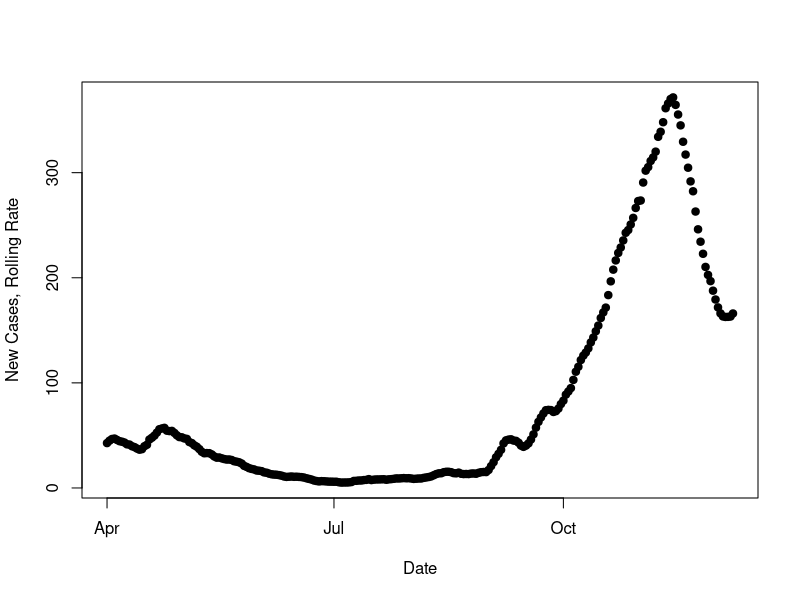
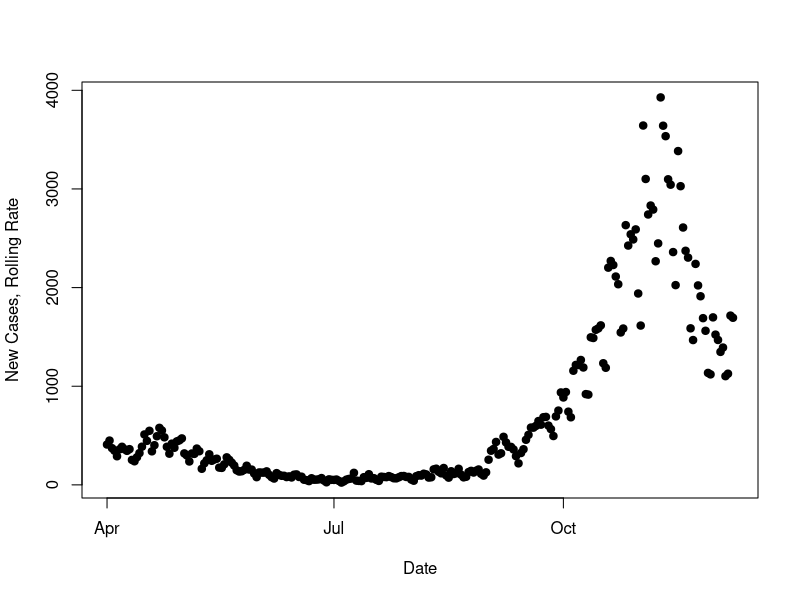

Here is the R script that generated these plots, in order: (Note: this script raises an error after producing the figures.)
setwd("../Desktop/masters/data_mining/coursework")

dataset = read.csv("regional_covid_data.csv")
head(dataset)
str(dataset)

# Drop areaType and areaCode columns, these are unnecessary
dataset = subset(dataset, select = -c(areaType, areaCode))

# Remove null values from the dataset
dataset = dataset[rowSums(is.na(dataset)) == 0,]

# Convert dataset areaNames to numerical values - Label encoding
# Get unique area names into vector
regions = unique(dataset$areaName)

#Convert to numeric values and set dataset$areaNames to numeric values
dataset$areaName = as.numeric(factor(dataset$areaName, levels=regions))

# Convert dates from chr format to valid date format
dataset$date = as.Date(dataset$date, "%d/%m/%Y")
# Select records after specific range (other data is too early in the outbreak to be useful)
dataset = dataset[dataset$date >= as.Date("2020-04-01"),]


# Chart analysis
westMid = dataset[dataset$areaName == 5,]
plot(westMid$date, westMid$newCasesBySpecimenDateRollingRate, xlab="Date", ylab="New Cases, Rolling Rate", pch=19)
plot(westMid$date, westMid$newCasesBySpecimenDate, xlab="Date", ylab="New Cases, Rolling Rate", pch=19)

septStats = dataset[(dataset$areaName == 5 || dataset$areaName ==  8) & dataset$date >= as.Date("2020-09-01"),]
plot(westMidRecent$date, westMidRecent$newCasesBySpecimenDate, xlab="Date", ylab="New Cases", pch=19, main="COVID-19 West Midlands new cases per day since Sept")

southEastRecent = dataset[dataset$areaName == 8 & dataset$date >= as.Date("2020-09-01"),]

septStats = dataset[(dataset$areaName == 5 | dataset$areaName ==  8) & dataset$date >= as.Date("2020-09-01"),]
plot(septStats$date, septStats$newCasesBySpecimenDate, col=septStats$areaName, xlab="Date", ylab="New Cases", pch=19, 
    main="COVID-19, New cases per day since Sept")
legend("topleft", legend=c("West Mid", "South"), col=c(5,8), pch=19)

regionStats = dataset[dataset$date >= as.Date("2020-09-01") & dataset$areaName <= 8,]
plot(regionStats$date, regionStats$newCasesBySpecimenDate, col=regionStats$areaName+2, xlab="Date", ylab="New Cases", pch=19, 
     main="COVID-19, New cases per day since Sept")
legend("topleft", legend=regions[1:8], col=c(1:8), pch=19)



